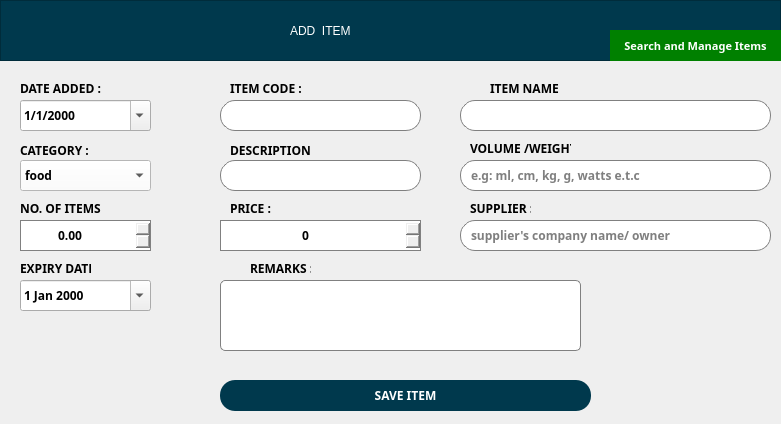
<?xml version="1.0" encoding="UTF-8"?>
<ui version="4.0">
 <class>Dialog</class>
 <widget class="QDialog" name="Dialog">
  <property name="windowModality">
   <enum>Qt::ApplicationModal</enum>
  </property>
  <property name="geometry">
   <rect>
    <x>0</x>
    <y>0</y>
    <width>781</width>
    <height>424</height>
   </rect>
  </property>
  <property name="minimumSize">
   <size>
    <width>781</width>
    <height>424</height>
   </size>
  </property>
  <property name="maximumSize">
   <size>
    <width>781</width>
    <height>424</height>
   </size>
  </property>
  <property name="font">
   <font>
    <family>Yu Gothic UI Semibold</family>
    <weight>75</weight>
    <bold>true</bold>
   </font>
  </property>
  <property name="cursor">
   <cursorShape>ArrowCursor</cursorShape>
  </property>
  <property name="windowTitle">
   <string>Add Item</string>
  </property>
  <property name="styleSheet">
   <string notr="true">QLineEdit {
     border: 1px solid gray;
     border-radius: 15px;
     padding: 0 8px;
     background: white;
     selection-background-color: darkgray;
 }
</string>
  </property>
  <property name="modal">
   <bool>true</bool>
  </property>
  <widget class="QLabel" name="label_2">
   <property name="geometry">
    <rect>
     <x>20</x>
     <y>80</y>
     <width>81</width>
     <height>16</height>
    </rect>
   </property>
   <property name="styleSheet">
    <string notr="true">font: 63 8pt &quot;Yu Gothic UI Semibold&quot;;</string>
   </property>
   <property name="text">
    <string>DATE ADDED :</string>
   </property>
   <property name="buddy">
    <cstring>dateEdit</cstring>
   </property>
  </widget>
  <widget class="QLabel" name="label_3">
   <property name="geometry">
    <rect>
     <x>230</x>
     <y>80</y>
     <width>71</width>
     <height>16</height>
    </rect>
   </property>
   <property name="styleSheet">
    <string notr="true">font: 63 8pt &quot;Yu Gothic UI Semibold&quot;;</string>
   </property>
   <property name="text">
    <string>ITEM CODE :</string>
   </property>
   <property name="buddy">
    <cstring>lineEdit_3</cstring>
   </property>
  </widget>
  <widget class="QLabel" name="label_4">
   <property name="geometry">
    <rect>
     <x>20</x>
     <y>200</y>
     <width>81</width>
     <height>16</height>
    </rect>
   </property>
   <property name="styleSheet">
    <string notr="true">font: 63 8pt &quot;Yu Gothic UI Semibold&quot;;</string>
   </property>
   <property name="text">
    <string>NO. OF ITEMS</string>
   </property>
   <property name="buddy">
    <cstring>doubleSpinBox</cstring>
   </property>
  </widget>
  <widget class="QLabel" name="label_5">
   <property name="geometry">
    <rect>
     <x>230</x>
     <y>200</y>
     <width>51</width>
     <height>16</height>
    </rect>
   </property>
   <property name="styleSheet">
    <string notr="true">font: 63 8pt &quot;Yu Gothic UI Semibold&quot;;</string>
   </property>
   <property name="text">
    <string>PRICE :</string>
   </property>
   <property name="buddy">
    <cstring>spinBox</cstring>
   </property>
  </widget>
  <widget class="QLabel" name="label_6">
   <property name="geometry">
    <rect>
     <x>470</x>
     <y>200</y>
     <width>61</width>
     <height>16</height>
    </rect>
   </property>
   <property name="styleSheet">
    <string notr="true">font: 63 8pt &quot;Yu Gothic UI Semibold&quot;;</string>
   </property>
   <property name="text">
    <string>SUPPLIER :</string>
   </property>
   <property name="buddy">
    <cstring>lineEdit_6</cstring>
   </property>
  </widget>
  <widget class="QLabel" name="label_7">
   <property name="geometry">
    <rect>
     <x>20</x>
     <y>260</y>
     <width>71</width>
     <height>16</height>
    </rect>
   </property>
   <property name="styleSheet">
    <string notr="true">font: 63 8pt &quot;Yu Gothic UI Semibold&quot;;</string>
   </property>
   <property name="text">
    <string>EXPIRY DATE :</string>
   </property>
   <property name="buddy">
    <cstring>dateEdit_2</cstring>
   </property>
  </widget>
  <widget class="QLabel" name="label_8">
   <property name="geometry">
    <rect>
     <x>250</x>
     <y>260</y>
     <width>61</width>
     <height>16</height>
    </rect>
   </property>
   <property name="styleSheet">
    <string notr="true">font: 63 8pt &quot;Yu Gothic UI Semibold&quot;;</string>
   </property>
   <property name="text">
    <string>REMARKS :</string>
   </property>
   <property name="buddy">
    <cstring>textEdit</cstring>
   </property>
  </widget>
  <widget class="QPushButton" name="pushButton_2">
   <property name="geometry">
    <rect>
     <x>220</x>
     <y>380</y>
     <width>371</width>
     <height>31</height>
    </rect>
   </property>
   <property name="cursor">
    <cursorShape>PointingHandCursor</cursorShape>
   </property>
   <property name="toolTip">
    <string>Save item to stock.</string>
   </property>
   <property name="styleSheet">
    <string notr="true">
QPushButton{
background-color: #00394D;
border-radius:15px;
color:white;
font: 63 8pt &quot;Yu Gothic UI Semibold&quot;;
}
QPushButton:hover{
background-color: #0083b3;
border-radius:15px;

}

</string>
   </property>
   <property name="text">
    <string>SAVE ITEM</string>
   </property>
  </widget>
  <widget class="QLineEdit" name="lineEdit_3">
   <property name="geometry">
    <rect>
     <x>220</x>
     <y>100</y>
     <width>201</width>
     <height>31</height>
    </rect>
   </property>
   <property name="styleSheet">
    <string notr="true"/>
   </property>
  </widget>
  <widget class="QLineEdit" name="lineEdit_6">
   <property name="geometry">
    <rect>
     <x>460</x>
     <y>220</y>
     <width>311</width>
     <height>31</height>
    </rect>
   </property>
   <property name="styleSheet">
    <string notr="true"/>
   </property>
   <property name="placeholderText">
    <string>supplier's company name/ owner</string>
   </property>
  </widget>
  <widget class="QDateEdit" name="dateEdit">
   <property name="geometry">
    <rect>
     <x>20</x>
     <y>100</y>
     <width>131</width>
     <height>31</height>
    </rect>
   </property>
   <property name="styleSheet">
    <string notr="true"/>
   </property>
   <property name="dateTime">
    <datetime>
     <hour>0</hour>
     <minute>0</minute>
     <second>0</second>
     <year>2000</year>
     <month>1</month>
     <day>1</day>
    </datetime>
   </property>
   <property name="displayFormat">
    <string>d/M/yyyy</string>
   </property>
   <property name="calendarPopup">
    <bool>true</bool>
   </property>
  </widget>
  <widget class="QDateEdit" name="dateEdit_2">
   <property name="geometry">
    <rect>
     <x>20</x>
     <y>280</y>
     <width>131</width>
     <height>31</height>
    </rect>
   </property>
   <property name="styleSheet">
    <string notr="true"/>
   </property>
   <property name="calendarPopup">
    <bool>true</bool>
   </property>
  </widget>
  <widget class="QDoubleSpinBox" name="doubleSpinBox">
   <property name="geometry">
    <rect>
     <x>20</x>
     <y>220</y>
     <width>131</width>
     <height>31</height>
    </rect>
   </property>
   <property name="styleSheet">
    <string notr="true">padding-right: 15px; /* make room for the arrows */

 border-width: 3;

 border: 1px solid gray;</string>
   </property>
   <property name="wrapping">
    <bool>false</bool>
   </property>
   <property name="alignment">
    <set>Qt::AlignCenter</set>
   </property>
   <property name="buttonSymbols">
    <enum>QAbstractSpinBox::UpDownArrows</enum>
   </property>
   <property name="accelerated">
    <bool>false</bool>
   </property>
   <property name="showGroupSeparator" stdset="0">
    <bool>false</bool>
   </property>
   <property name="maximum">
    <double>1000000.000000000000000</double>
   </property>
  </widget>
  <widget class="QTextEdit" name="textEdit">
   <property name="geometry">
    <rect>
     <x>220</x>
     <y>280</y>
     <width>361</width>
     <height>71</height>
    </rect>
   </property>
   <property name="mouseTracking">
    <bool>true</bool>
   </property>
   <property name="tabletTracking">
    <bool>true</bool>
   </property>
   <property name="styleSheet">
    <string notr="true">
     border: 1px solid gray;
     border-radius: 5px;
     padding: 0 8px;
     background: white;
     selection-background-color: darkgray;
 </string>
   </property>
   <property name="tabChangesFocus">
    <bool>true</bool>
   </property>
  </widget>
  <widget class="QLineEdit" name="lineEdit_4">
   <property name="geometry">
    <rect>
     <x>460</x>
     <y>100</y>
     <width>311</width>
     <height>31</height>
    </rect>
   </property>
   <property name="styleSheet">
    <string notr="true"/>
   </property>
  </widget>
  <widget class="QLabel" name="label_9">
   <property name="geometry">
    <rect>
     <x>490</x>
     <y>80</y>
     <width>71</width>
     <height>16</height>
    </rect>
   </property>
   <property name="styleSheet">
    <string notr="true">font: 63 8pt &quot;Yu Gothic UI Semibold&quot;;</string>
   </property>
   <property name="text">
    <string>ITEM NAME :</string>
   </property>
   <property name="buddy">
    <cstring>lineEdit_4</cstring>
   </property>
  </widget>
  <widget class="QFrame" name="frame">
   <property name="geometry">
    <rect>
     <x>0</x>
     <y>0</y>
     <width>781</width>
     <height>61</height>
    </rect>
   </property>
   <property name="styleSheet">
    <string notr="true">background-color: #00394D;
color:rgb(255, 255, 255);</string>
   </property>
   <property name="frameShape">
    <enum>QFrame::StyledPanel</enum>
   </property>
   <property name="frameShadow">
    <enum>QFrame::Raised</enum>
   </property>
   <widget class="QLabel" name="label">
    <property name="geometry">
     <rect>
      <x>290</x>
      <y>20</y>
      <width>81</width>
      <height>21</height>
     </rect>
    </property>
    <property name="styleSheet">
     <string notr="true">font: 63 12pt &quot;Yu Gothic UI Semibold&quot;;
</string>
    </property>
    <property name="text">
     <string>ADD  ITEM</string>
    </property>
   </widget>
   <widget class="QPushButton" name="pushButton">
    <property name="geometry">
     <rect>
      <x>610</x>
      <y>30</y>
      <width>171</width>
      <height>31</height>
     </rect>
    </property>
    <property name="font">
     <font>
      <family>Arial Black</family>
      <pointsize>8</pointsize>
      <weight>75</weight>
      <italic>false</italic>
      <bold>true</bold>
     </font>
    </property>
    <property name="cursor">
     <cursorShape>PointingHandCursor</cursorShape>
    </property>
    <property name="toolTip">
     <string>Search for iem in existing stock.</string>
    </property>
    <property name="styleSheet">
     <string notr="true">
QPushButton{
background-color: green;
border:none;
color:white;

}
QPushButton:hover{
background-color: rgb(2, 90, 39);
}

</string>
    </property>
    <property name="text">
     <string>Search and Manage Items</string>
    </property>
   </widget>
  </widget>
  <widget class="QSpinBox" name="spinBox">
   <property name="geometry">
    <rect>
     <x>220</x>
     <y>220</y>
     <width>201</width>
     <height>31</height>
    </rect>
   </property>
   <property name="styleSheet">
    <string notr="true">padding-right: 15px; /* make room for the arrows */

 border-width: 3;

 border: 1px solid gray;</string>
   </property>
   <property name="alignment">
    <set>Qt::AlignCenter</set>
   </property>
   <property name="maximum">
    <number>1000000000</number>
   </property>
  </widget>
  <widget class="QLineEdit" name="lineEdit_5">
   <property name="geometry">
    <rect>
     <x>220</x>
     <y>160</y>
     <width>201</width>
     <height>31</height>
    </rect>
   </property>
   <property name="styleSheet">
    <string notr="true"/>
   </property>
   <property name="placeholderText">
    <string/>
   </property>
  </widget>
  <widget class="QLabel" name="label_10">
   <property name="geometry">
    <rect>
     <x>230</x>
     <y>140</y>
     <width>81</width>
     <height>20</height>
    </rect>
   </property>
   <property name="styleSheet">
    <string notr="true">font: 63 8pt &quot;Yu Gothic UI Semibold&quot;;</string>
   </property>
   <property name="text">
    <string>DESCRIPTION :</string>
   </property>
   <property name="buddy">
    <cstring>lineEdit_5</cstring>
   </property>
  </widget>
  <widget class="QComboBox" name="comboBox">
   <property name="geometry">
    <rect>
     <x>20</x>
     <y>160</y>
     <width>131</width>
     <height>31</height>
    </rect>
   </property>
   <property name="styleSheet">
    <string notr="true">background-color: rgb(255, 255, 255);</string>
   </property>
   <item>
    <property name="text">
     <string>food</string>
    </property>
   </item>
  </widget>
  <widget class="QLabel" name="label_11">
   <property name="geometry">
    <rect>
     <x>20</x>
     <y>140</y>
     <width>81</width>
     <height>20</height>
    </rect>
   </property>
   <property name="styleSheet">
    <string notr="true">font: 63 8pt &quot;Yu Gothic UI Semibold&quot;;</string>
   </property>
   <property name="text">
    <string>CATEGORY :</string>
   </property>
   <property name="buddy">
    <cstring>comboBox</cstring>
   </property>
  </widget>
  <widget class="QLabel" name="label_12">
   <property name="geometry">
    <rect>
     <x>470</x>
     <y>140</y>
     <width>101</width>
     <height>16</height>
    </rect>
   </property>
   <property name="styleSheet">
    <string notr="true">font: 63 8pt &quot;Yu Gothic UI Semibold&quot;;</string>
   </property>
   <property name="text">
    <string>VOLUME /WEIGHT:</string>
   </property>
   <property name="buddy">
    <cstring>lineEdit_7</cstring>
   </property>
  </widget>
  <widget class="QLineEdit" name="lineEdit_7">
   <property name="geometry">
    <rect>
     <x>460</x>
     <y>160</y>
     <width>311</width>
     <height>31</height>
    </rect>
   </property>
   <property name="styleSheet">
    <string notr="true"/>
   </property>
   <property name="placeholderText">
    <string>e.g: ml, cm, kg, g, watts e.t.c</string>
   </property>
  </widget>
 </widget>
 <tabstops>
  <tabstop>pushButton</tabstop>
  <tabstop>dateEdit</tabstop>
  <tabstop>lineEdit_3</tabstop>
  <tabstop>lineEdit_4</tabstop>
  <tabstop>comboBox</tabstop>
  <tabstop>lineEdit_5</tabstop>
  <tabstop>lineEdit_7</tabstop>
  <tabstop>doubleSpinBox</tabstop>
  <tabstop>spinBox</tabstop>
  <tabstop>lineEdit_6</tabstop>
  <tabstop>dateEdit_2</tabstop>
  <tabstop>textEdit</tabstop>
  <tabstop>pushButton_2</tabstop>
 </tabstops>
 <resources/>
 <connections/>
</ui>
